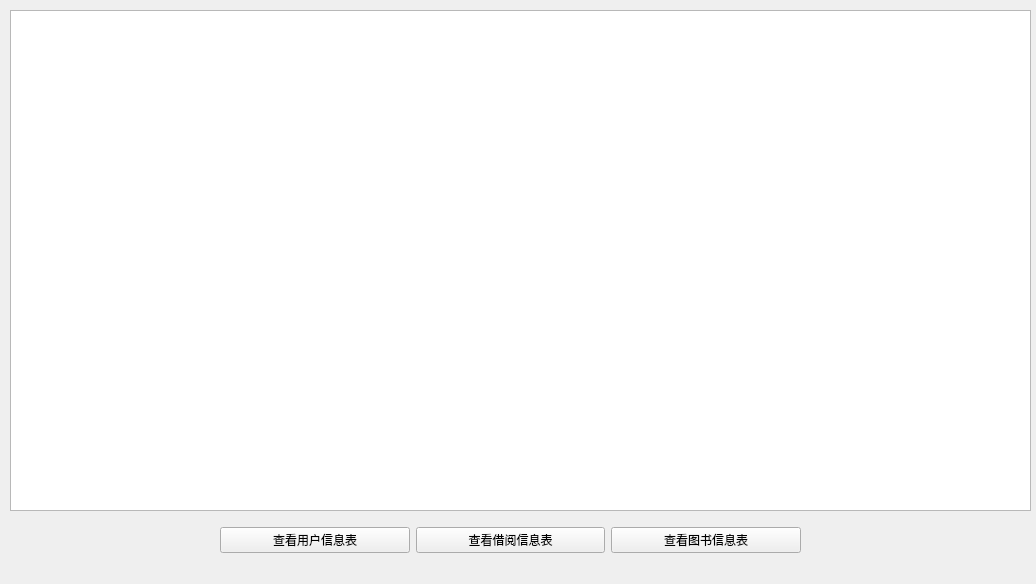
<?xml version="1.0" encoding="UTF-8"?>
<ui version="4.0">
 <class>ViewInfo</class>
 <widget class="QWidget" name="ViewInfo">
  <property name="geometry">
   <rect>
    <x>0</x>
    <y>0</y>
    <width>1036</width>
    <height>584</height>
   </rect>
  </property>
  <property name="windowTitle">
   <string>Form</string>
  </property>
  <widget class="QTableView" name="tableView">
   <property name="geometry">
    <rect>
     <x>10</x>
     <y>10</y>
     <width>1021</width>
     <height>501</height>
    </rect>
   </property>
  </widget>
  <widget class="QWidget" name="horizontalLayoutWidget">
   <property name="geometry">
    <rect>
     <x>220</x>
     <y>520</y>
     <width>581</width>
     <height>41</height>
    </rect>
   </property>
   <layout class="QHBoxLayout" name="horizontalLayout">
    <item>
     <widget class="QPushButton" name="userbtn">
      <property name="text">
       <string>查看用户信息表</string>
      </property>
     </widget>
    </item>
    <item>
     <widget class="QPushButton" name="borrowbtn">
      <property name="text">
       <string>查看借阅信息表</string>
      </property>
     </widget>
    </item>
    <item>
     <widget class="QPushButton" name="bookbtn">
      <property name="text">
       <string>查看图书信息表</string>
      </property>
     </widget>
    </item>
   </layout>
  </widget>
 </widget>
 <resources/>
 <connections/>
</ui>
